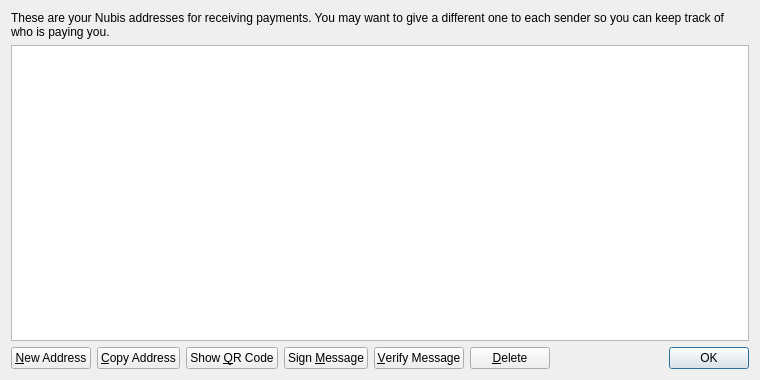
<?xml version="1.0" encoding="UTF-8"?>
<ui version="4.0">
 <class>AddressBookPage</class>
 <widget class="QWidget" name="AddressBookPage">
  <property name="geometry">
   <rect>
    <x>0</x>
    <y>0</y>
    <width>760</width>
    <height>380</height>
   </rect>
  </property>
  <property name="windowTitle">
   <string>Address Book</string>
  </property>
  <property name="styleSheet">
   <string notr="true">QListView { background: transparent; }</string>
  </property>
  <layout class="QVBoxLayout" name="verticalLayout">
   <item>
    <widget class="QLabel" name="labelExplanation">
     <property name="text">
      <string>These are your Nubis addresses for receiving payments. You may want to give a different one to each sender so you can keep track of who is paying you.</string>
     </property>
     <property name="textFormat">
      <enum>Qt::PlainText</enum>
     </property>
     <property name="wordWrap">
      <bool>true</bool>
     </property>
    </widget>
   </item>
   <item>
    <widget class="QTableView" name="tableView">
     <property name="contextMenuPolicy">
      <enum>Qt::CustomContextMenu</enum>
     </property>
     <property name="toolTip">
      <string>Double-click to edit address or label</string>
     </property>
     <property name="styleSheet">
      <string notr="true">QListView { background: transparent; }</string>
     </property>
     <property name="tabKeyNavigation">
      <bool>false</bool>
     </property>
     <property name="alternatingRowColors">
      <bool>true</bool>
     </property>
     <property name="selectionMode">
      <enum>QAbstractItemView::SingleSelection</enum>
     </property>
     <property name="selectionBehavior">
      <enum>QAbstractItemView::SelectRows</enum>
     </property>
     <property name="sortingEnabled">
      <bool>true</bool>
     </property>
     <attribute name="verticalHeaderVisible">
      <bool>false</bool>
     </attribute>
    </widget>
   </item>
   <item>
    <layout class="QHBoxLayout" name="horizontalLayout">
     <item>
      <widget class="QPushButton" name="newAddressButton">
       <property name="toolTip">
        <string>Create a new address</string>
       </property>
       <property name="text">
        <string>&amp;New Address</string>
       </property>
       <property name="icon">
        <iconset resource="../bitcoin.qrc">
         <normaloff>:/icons/add</normaloff>:/icons/add</iconset>
       </property>
      </widget>
     </item>
     <item>
      <widget class="QPushButton" name="copyToClipboard">
       <property name="toolTip">
        <string>Copy the currently selected address to the system clipboard</string>
       </property>
       <property name="text">
        <string>&amp;Copy Address</string>
       </property>
       <property name="icon">
        <iconset resource="../bitcoin.qrc">
         <normaloff>:/icons/editcopy</normaloff>:/icons/editcopy</iconset>
       </property>
      </widget>
     </item>
     <item>
      <widget class="QPushButton" name="showQRCode">
       <property name="text">
        <string>Show &amp;QR Code</string>
       </property>
       <property name="icon">
        <iconset resource="../bitcoin.qrc">
         <normaloff>:/icons/qrcode</normaloff>:/icons/qrcode</iconset>
       </property>
      </widget>
     </item>
     <item>
      <widget class="QPushButton" name="signMessage">
       <property name="toolTip">
        <string>Sign a message to prove you own a Nubis address</string>
       </property>
       <property name="text">
        <string>Sign &amp;Message</string>
       </property>
       <property name="icon">
        <iconset resource="../bitcoin.qrc">
         <normaloff>:/icons/edit</normaloff>:/icons/edit</iconset>
       </property>
      </widget>
     </item>
     <item>
      <widget class="QPushButton" name="verifyMessage">
       <property name="toolTip">
        <string>Verify a message to ensure it was signed with a specified Nubis address</string>
       </property>
       <property name="text">
        <string>&amp;Verify Message</string>
       </property>
       <property name="icon">
        <iconset resource="../bitcoin.qrc">
         <normaloff>:/icons/transaction_0</normaloff>:/icons/transaction_0</iconset>
       </property>
      </widget>
     </item>
     <item>
      <widget class="QPushButton" name="deleteButton">
       <property name="toolTip">
        <string>Delete the currently selected address from the list</string>
       </property>
       <property name="text">
        <string>&amp;Delete</string>
       </property>
       <property name="icon">
        <iconset resource="../bitcoin.qrc">
         <normaloff>:/icons/remove</normaloff>:/icons/remove</iconset>
       </property>
      </widget>
     </item>
     <item>
      <spacer name="horizontalSpacer">
       <property name="orientation">
        <enum>Qt::Horizontal</enum>
       </property>
       <property name="sizeHint" stdset="0">
        <size>
         <width>40</width>
         <height>20</height>
        </size>
       </property>
      </spacer>
     </item>
     <item>
      <widget class="QDialogButtonBox" name="buttonBox">
       <property name="sizePolicy">
        <sizepolicy hsizetype="Maximum" vsizetype="Fixed">
         <horstretch>0</horstretch>
         <verstretch>0</verstretch>
        </sizepolicy>
       </property>
       <property name="standardButtons">
        <set>QDialogButtonBox::Ok</set>
       </property>
      </widget>
     </item>
    </layout>
   </item>
  </layout>
 </widget>
 <resources>
  <include location="../bitcoin.qrc"/>
 </resources>
 <connections/>
</ui>
